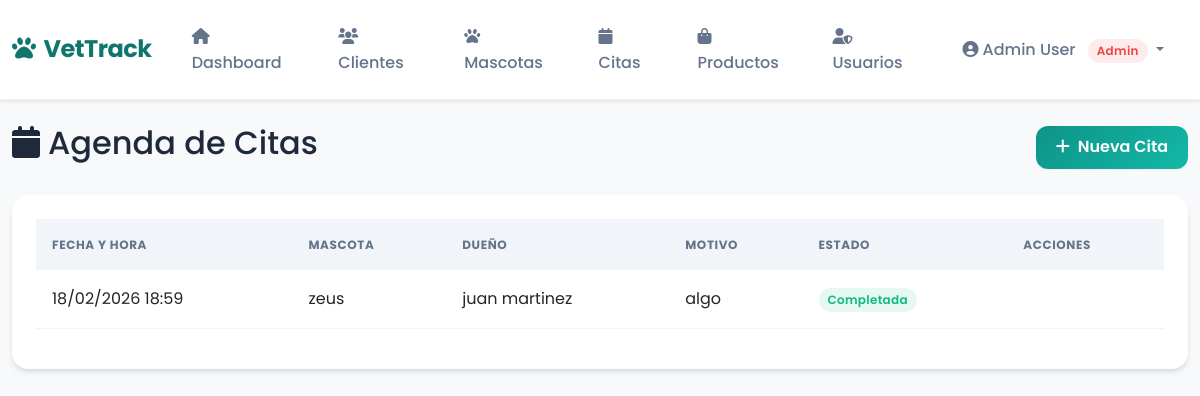
The app's page /citas (signed in) with its own data.
### app/models.py (models this page shows, shortened)
class Cita(db.Model):
    __tablename__ = 'citas'
    id_cita = db.Column(db.Integer, primary_key=True)
    id_paciente = db.Column(db.Integer, db.ForeignKey('pacientes.id_paciente'), nullable=False)
    fecha_cita = db.Column(db.DateTime, nullable=False)
    motivo = db.Column(db.String(200))
    estado = db.Column(db.String(50), default='Pendiente')

class Paciente(db.Model):
    __tablename__ = 'pacientes'
    id_paciente = db.Column(db.Integer, primary_key=True)
    nombre = db.Column(db.String(100), nullable=False)
    especie = db.Column(db.String(50), nullable=False)
    raza = db.Column(db.String(100))
    fecha_nacimiento = db.Column(db.Date)
    peso = db.Column(db.Numeric(5, 2))
    id_cliente = db.Column(db.Integer, db.ForeignKey('clientes.id_cliente'), nullable=False)
    visitas = db.relationship('Visita', backref='paciente', lazy=True, cascade="all, delete-orphan")
    citas = db.relationship('Cita', backref='paciente', lazy=True, cascade="all, delete-orphan")

class Cliente(db.Model):
    __tablename__ = 'clientes'
    id_cliente = db.Column(db.Integer, primary_key=True)
    nombre = db.Column(db.String(100), nullable=False)
    apellido = db.Column(db.String(100), nullable=False)
    telefono = db.Column(db.String(20))
    direccion = db.Column(db.String(200))
    correo = db.Column(db.String(150))
    pacientes = db.relationship('Paciente', backref='cliente', lazy=True, cascade="all, delete-orphan")

### app/routes/citas.py (the view)
@citas_bp.route('/citas')
@login_required
def lista_citas():
    citas = Cita.query.order_by(Cita.fecha_cita.desc()).all()
    return render_template('citas/lista.html', citas=citas)

### app/routes/main.py (called while the page is built)
def login_required(f):
    @wraps(f)
    def decorated_function(*args, **kwargs):
        if 'user_id' not in session:
            return redirect(url_for('auth.login'))
        return f(*args, **kwargs)
    return decorated_function

### app/templates/citas/lista.html (shortened to what this page needs)
{% extends 'base.html' %}
{% block content %}
<div class="d-flex justify-content-between align-items-center mb-4">
    <h2><i class="fas fa-calendar me-2"></i>Agenda de Citas</h2>
    <a href="{{ url_for('citas.nueva_cita') }}" class="btn btn-primary">
        <i class="fas fa-plus me-2"></i>Nueva Cita
    </a>
</div>
<div class="card">
    <div class="card-body">
        <div class="table-responsive">
            <table class="table table-hover">
                <thead class="table-primary">
                    <tr>
                        <th>Fecha y Hora</th>
                        <th>Mascota</th>
                        <th>Dueño</th>
                        <th>Motivo</th>
                        <th>Estado</th>
                        <th>Acciones</th>
                    </tr>
                </thead>
                <tbody>
                    {% for cita in citas %}
                    <tr>
                        <td>{{ cita.fecha_cita.strftime('%d/%m/%Y %H:%M') }}</td>
                        <td>{{ cita.paciente.nombre }}</td>
                        <td>{{ cita.paciente.cliente.nombre }} {{ cita.paciente.cliente.apellido }}</td>
                        <td>{{ cita.motivo }}</td>
                        <td>
                            {% if cita.estado == 'Pendiente' %}
                                <span class="badge bg-warning">Pendiente</span>
                            {% elif cita.estado == 'Completada' %}
                                <span class="badge bg-success">Completada</span>
                            {% else %}
                                <span class="badge bg-secondary">Cancelada</span>
                            {% endif %}
                        </td>
                        <td>
                        </td>
                    </tr>
                    {% endfor %}
                </tbody>
            </table>
        </div>
    </div>
</div>
{% endblock %}

### app/static/css/style.css (style rules this page uses)
:root { --primary: #0d9488; --primary-light: #14b8a6; --primary-dark: #0f766e; --secondary: #64748b; --accent: #f59e0b; --bg-body: #f0fdfa; --bg-card: #ffffff; --text-main: #1e293b; --text-muted: #64748b; --success: #10b981; --danger: #ef4444; --warning: #f59e0b; --info: #3b82f6; --shadow-sm: 0 1px 2px 0 rgb(0 0 0 / 0.05); --shadow-md: 0 4px 6px -1px rgb(0 0 0 / 0.1), 0 2px 4px -2px rgb(0 0 0 / 0.1); --shadow-lg: 0 10px 15px -3px rgb(0 0 0 / 0.1), 0 4px 6px -4px rgb(0 0 0 / 0.1); --radius-md: 0.75rem; --radius-lg: 1rem; }
body { font-family: 'Poppins', sans-serif; background-color: var(--bg-body); color: var(--text-main); line-height: 1.6; }
.card { background: var(--bg-card); border: none; border-radius: var(--radius-lg); box-shadow: var(--shadow-md); transition: transform 0.3s ease, box-shadow 0.3s ease; overflow: hidden; }
.card-body { padding: 1.5rem; }
.btn { border-radius: var(--radius-md); padding: 0.6rem 1.25rem; font-weight: 600; transition: all 0.2s ease; border: none; box-shadow: var(--shadow-sm); }
.btn-primary { background: linear-gradient(135deg, var(--primary) 0%, var(--primary-light) 100%); color: white; }
.table { border-collapse: separate; border-spacing: 0; }
.table thead th { background-color: #f1f5f9; color: var(--text-muted); text-transform: uppercase; font-size: 0.75rem; letter-spacing: 0.05em; padding: 1rem; border: none; first-child: border-top-left-radius: var(--radius-md); last-child: border-top-right-radius: var(--radius-md); }
.table tbody tr { transition: background-color 0.2s; }
.table td { padding: 1rem; border-bottom: 1px solid #f1f5f9; vertical-align: middle; }
.badge { padding: 0.5em 0.75em; font-weight: 600; border-radius: 9999px; letter-spacing: 0.025em; }
.badge.bg-success { background-color: rgba(16, 185, 129, 0.1) !important; color: var(--success); }

### records on screen
Cita: fecha_cita "18/02/2026 18:59", paciente.nombre "zeus", paciente.cliente.nombre "juan", paciente.cliente.apellido "martinez", motivo "algo", estado "Completada"

### other values on screen
{{ session.get('user_name') }} "Admin User"
{{ session.get('user_role') }} "Admin"
